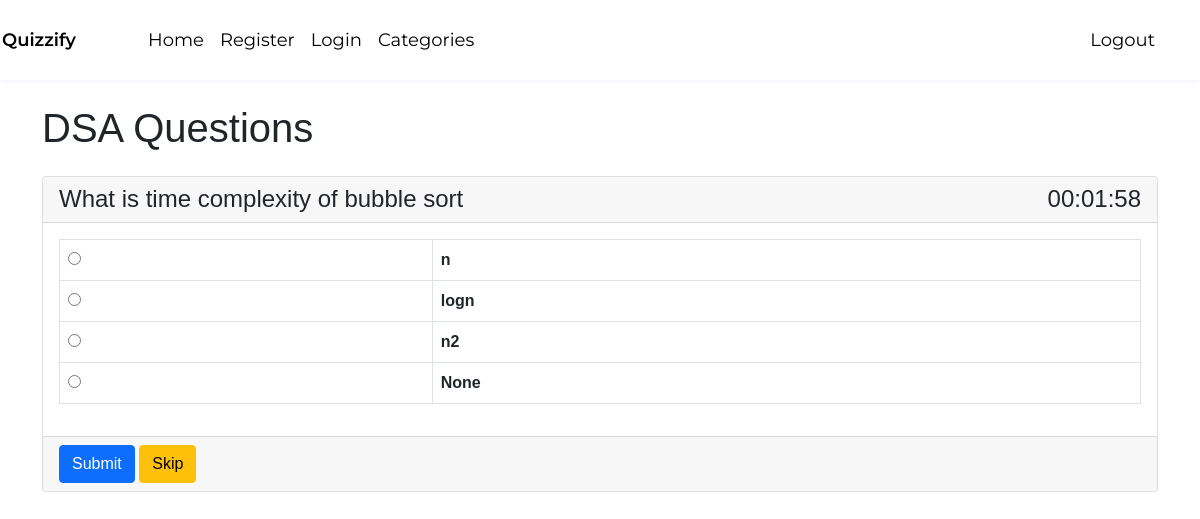
Page /cat-questions/1 (signed in) on the earlier database version.
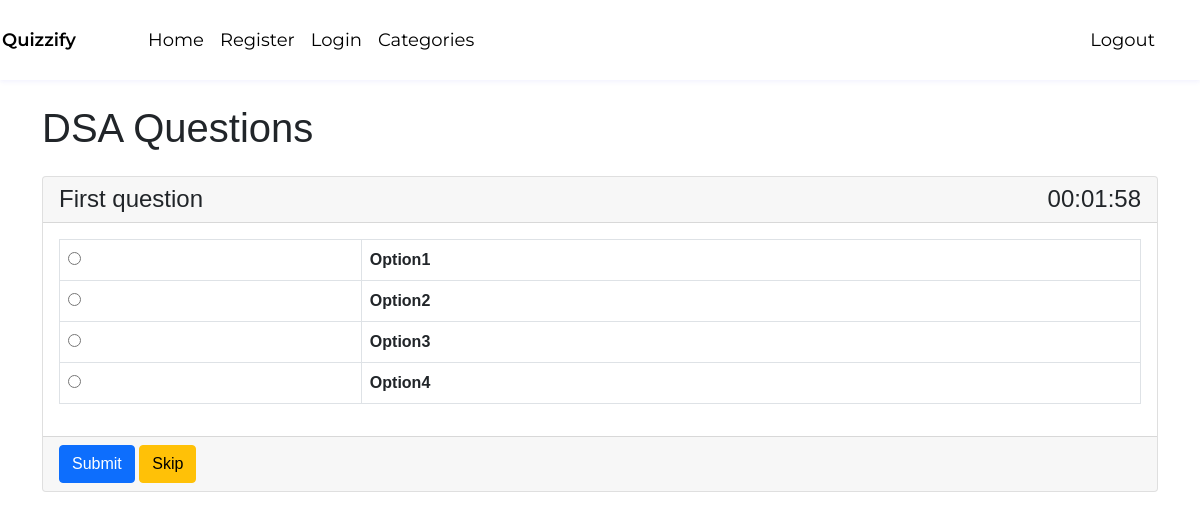
Same page on the later database version.
### mainApp/models.py (models this page shows, shortened)
class Qcategory(models.Model):
    title=models.CharField(max_length=100)
    detail=models.TextField()
    image=models.ImageField(upload_to='Category_Images/')
    class Meta:
         verbose_name_plural='Catergories'

class Question(models.Model):
    category=models.ForeignKey(Qcategory, on_delete=models.CASCADE)
    question=models.TextField()
    option1=models.CharField(max_length=200)
    option2=models.CharField(max_length=200)
    option3=models.CharField(max_length=200)
    option4=models.CharField(max_length=200)
    time_limit=models.IntegerField()
    level=models.CharField(max_length=100)
    right_option=models.CharField(max_length=100)

### mainApp/views.py (the view)
# urls.py: path('cat-questions/<int:cat_id>', views.cat_questions, name='cat_questions' ),
@login_required
def cat_questions(request, cat_id):
    category=models.Qcategory.objects.get(id=cat_id)
    question=models.Question.objects.filter(category=category).order_by('id').first()
    return render(request, 'cat-questions.html', {'question':question, 'category': category})

### mainApp/templates/cat-questions.html (shortened to what this page needs)
{% extends 'base.html' %}
{% load static %}
{% block content%}
    <h1 class="my-4">{{category.title}} Questions</h1>
        <div class="card my-4">
            <h4 class="card-header">{{question.question}} <span class="timer float-end"></span></h4>
            <form method="post" action="{% url 'submit_answer' category.id question.id %}">
                <div class="card-body">
                    <table class="table table-bordered">
                        <tr>
                            <td><input value="{{question.option1}}" id="option_1" name="answer" type="radio" /></td>
                            <th> <label for="option_1">{{question.option1}} </label> </th>
                        </tr>
                        <tr>
                            <td><input value="{{question.option2}}" id="option_2" name="answer" type="radio" /></td>
                            <th> <label for="option_2">{{question.option2}} </label> </th>
                        </tr>
                        <tr>
                            <td><input value="{{question.option3}}" id="option_3" name="answer" type="radio" /></td>
                            <th> <label for="option_3">{{question.option3}} </label> </th>
                        </tr>
                        <tr>
                            <td><input value="{{question.option4}}" id="option_4" name="answer" type="radio" /></td>
                            <th> <label for="option_4">{{question.option4}} </label> </th>
                        </tr>
                    </table>
                </div>
            <div class="card-footer">
                <input type="submit" name="submit" value="Submit" class="btn btn-primary sub" />
                <input type="submit" name="skip" value="Skip" class="btn btn-warning  skip" />
            </div>
        </form>
        </div>
{% endblock %}

### mainApp/templates/base.html (shortened to what this page needs)
<!DOCTYPE html>
<html lang="en">
<head>
    <link href="https://cdn.jsdelivr.net/npm/bootstrap@5.0.2/dist/css/bootstrap.min.css" rel="stylesheet">
    <link rel="stylesheet" href="../static/navstyle.css">
</head>
<body>
    <nav class="navbar navbar-expand-lg navbar-light navbar-custom" style="font-family: 'Montserrat'">
        <div class="container">
          <a class="navbar-brand" style="margin-left: -2.5rem; font-weight: 600;" href="#">Quizzify</a>
          <div class="collapse navbar-collapse" id="navbarSupportedContent">
            <ul class="navbar-nav me-auto mb-2 mb-lg-0" style="float: right;">
              <li class="nav-item" style="margin-left: 3rem;" >
                <a class="nav-link " aria-current="page" href="/">Home</a>
              </li>
              <li class="nav-item">
                <a class="nav-link" href="{% url 'register' %}">Register</a>
              </li>
              <li class="nav-item">
                <a class="nav-link" href="{% url 'login' %}">Login</a>
              </li>
              <li class="nav-item">
                <a class="nav-link" href="{% url 'all_categories' %}">Categories</a>
              </li>
              <li class="nav-item" style="margin-left:50vw;">
                {% if user.is_authenticated %}
                <a class="nav-link" href="{% url 'logout' %}">Logout</a>
                {% endif %}
              </li>
            </ul>
          </div>
        </div>
      </nav>
      <main class="container">
        {% block content%}
        {% endblock %}
      </main>
</body>
</html>

### mainApp/static/navstyle.css (style rules this page uses)
body { margin: 0; padding: 0; font-family: Arial, sans-serif; }
nav { background-color: #ffffff; display: flex; justify-content: space-between; align-items: center; padding: 20px; }

### mainApp/templates/base.html (style rules this page uses)
.navbar-custom { background-color: #ffffff; }
.navbar-custom .navbar-brand, .navbar-custom .navbar-nav .nav-link { color: #000000; }
.navbar-custom { height: 80px; }
.navbar-custom .navbar-brand, .navbar-custom .navbar-nav .nav-link { font-size: 18px; }
.navbar-custom { box-shadow: 0 2px 4px rgba(133, 135, 243, 0.1); }

Differences in the rows shown:
removed Question: question "What is time complexity of bubble sort", option1 "n", option2 "logn", option3 "n2", option4 "None"
added Question: question "First question", option1 "Option1", option2 "Option2", option3 "Option3", option4 "Option4"
Other differences:
form field answer: "☐ n" → "☐ Option1"
form field answer: "☐ logn" → "☐ Option2"
form field answer: "☐ n2" → "☐ Option3"
form field answer: "☐ None" → "☐ Option4"
